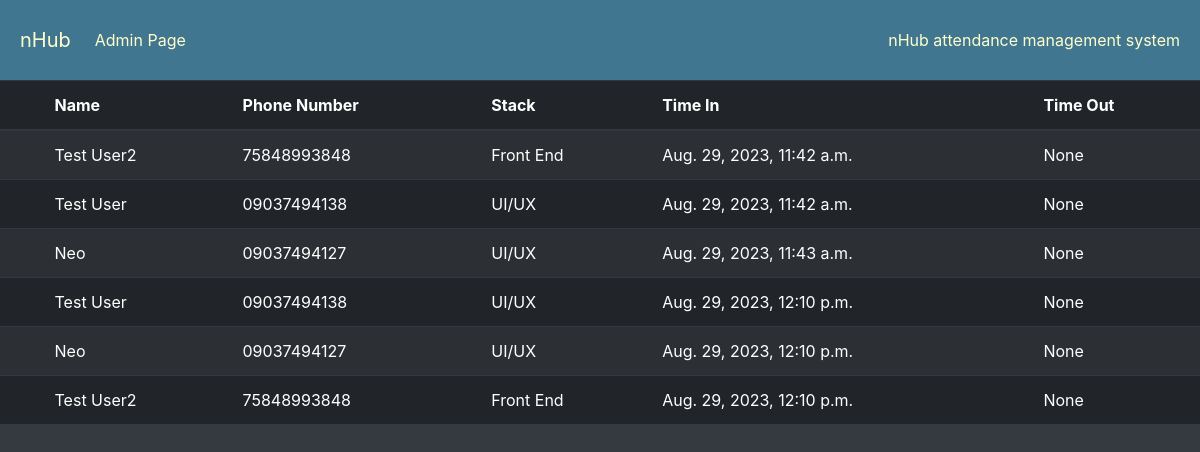
Page /attendance/ (signed in) on the committed database.
### attendance_app/models.py (models this page shows)
class Attendance(models.Model):
    user = models.ForeignKey(User, on_delete=models.CASCADE)
    timestamp = models.DateTimeField(auto_now_add=True)
    time_in = models.DateTimeField(blank=True, null=True)
    time_out = models.DateTimeField(blank=True, null=True)
    def __str__(self):
        return f"{self.user.name} - {self.timestamp}"

class User(models.Model):
    name = models.CharField(max_length=100)
    stack = models.CharField(max_length=100)
    gender = models.CharField(max_length=10)
    phone_number = models.CharField(max_length=15)
    card_uid = models.CharField(max_length=20, unique=True)
    def __str__(self):
        return self.name

### attendance_app/views.py (the view)
# urls.py: path('attendance/', attendance_list_view, name='attendance')
@login_required
def attendance_list_view(request):
    attendances = Attendance.objects.all()
    print(attendances)
    return render(request, 'attendance_list.html', {'attendances': attendances})

### attendance_app/templates/attendance_list.html (shortened to what this page needs)
{% extends "base.html" %}
{% block content %}
<table class="table table-striped table-dark">
    <thead>
      <tr>
        <th scope="col"></th>
        <th scope="col">Name</th>
        <th scope="col">Phone Number</th>
        <th scope="col">Stack</th>
        <th scope="col">Time In</th>
        <th scope="col">Time Out</th>
      </tr>
    </thead>
    <tbody>
        {% for attendance in attendances %}
            <tr>
                <th scope="row"></th>
                <td>{{ attendance.user }}</td>
                <td>{{ attendance.user.phone_number }}</td>
                <td>{{ attendance.user.stack }}</td>
                <td>{{ attendance.time_in }}</td>
                <td>{{ attendance.time_out }}</td>
            </tr>
        {% endfor %}
    </tbody>
  </table>
{% endblock %}

### attendance_app/templates/base.html (shortened to what this page needs)
<!DOCTYPE html>
<html>
<head>
    <link rel="stylesheet" href="https://cdn.jsdelivr.net/npm/bootstrap@4.1.3/dist/css/bootstrap.min.css">
</head>
<body class = "bg-dark" >
    <nav class="navbar navbar-expand-lg"  style = "padding: 20px; background-color: #417690; color: #ffc">
        <a class="navbar-brand" href="#" style = "color: #ffc">nHub</a>
        <div class="collapse navbar-collapse" id="navbarText">
          <ul class="navbar-nav mr-auto">
            <li class="nav-item">
              <a class="nav-link" href="/admin" style = "color: #ffc">Admin Page</a>
            </li>
          </ul>
          <span class="navbar-text">
            nHub attendance management system
          </span>
        </div>
      </nav>
    {% block content %}{% endblock %}
</body>
</html>

### rows in the picture
Attendance: user "Test User2", user.phone_number "75848993848", user.stack "Front End", time_in "Aug. 29, 2023, 11:42 a.m.", time_out "None"
Attendance: user "Test User", user.phone_number "09037494138", user.stack "UI/UX", time_in "Aug. 29, 2023, 11:42 a.m.", time_out "None"
Attendance: user "Neo", user.phone_number "09037494127", user.stack "UI/UX", time_in "Aug. 29, 2023, 11:43 a.m.", time_out "None"
Attendance: user "Test User", user.phone_number "09037494138", user.stack "UI/UX", time_in "Aug. 29, 2023, 12:10 p.m.", time_out "None"
Attendance: user "Neo", user.phone_number "09037494127", user.stack "UI/UX", time_in "Aug. 29, 2023, 12:10 p.m.", time_out "None"
Attendance: user "Test User2", user.phone_number "75848993848", user.stack "Front End", time_in "Aug. 29, 2023, 12:10 p.m.", time_out "None"
